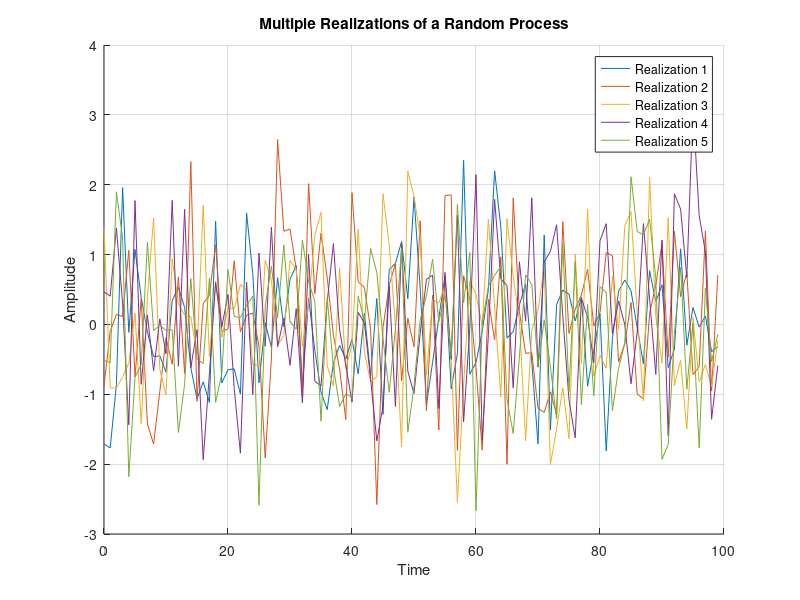
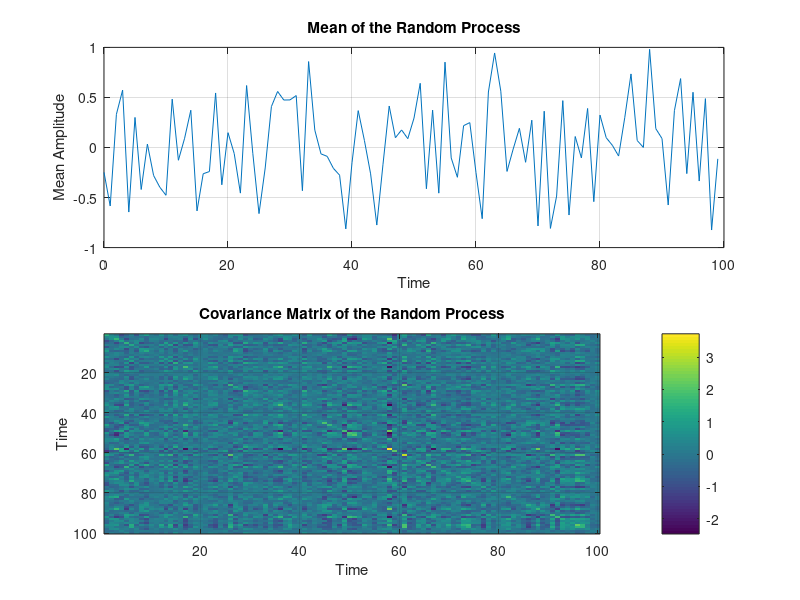
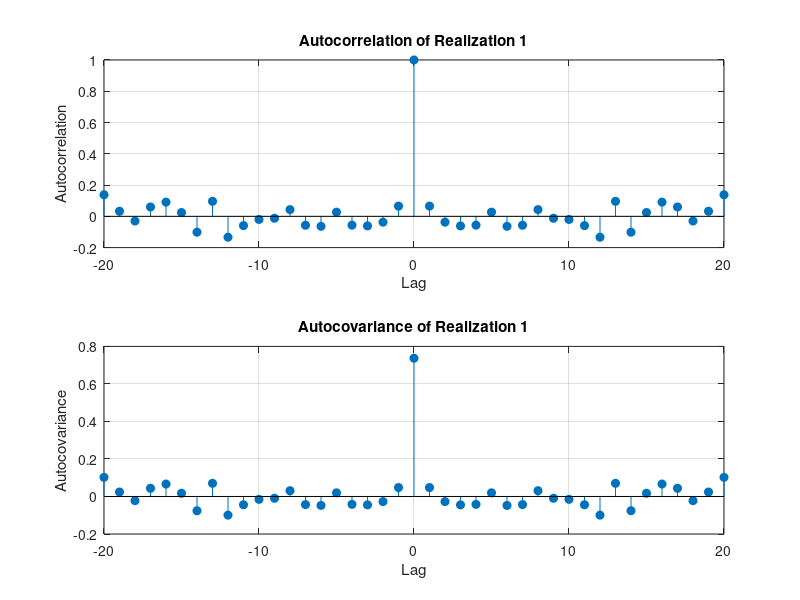
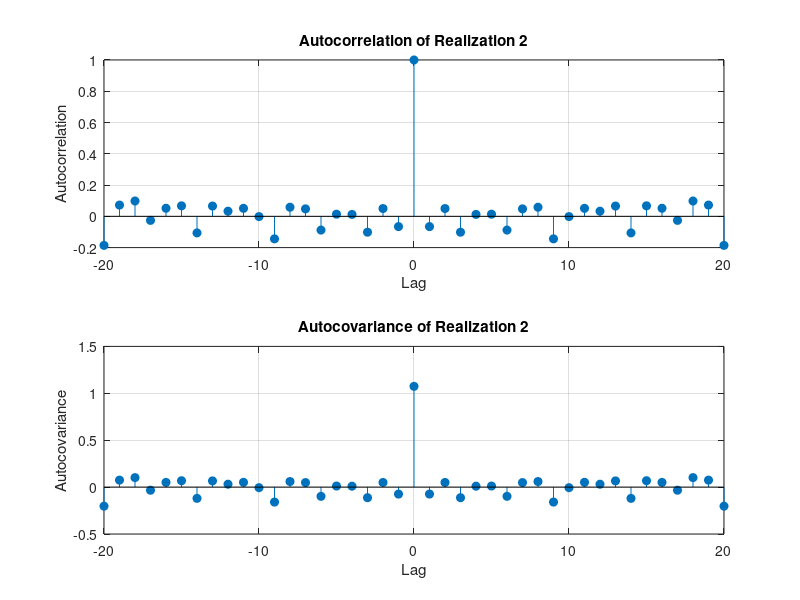

MATLAB code to generate these figures, in order:
clc; clear; close all;

% Parameters
n_realizations = 5;  % Number of realizations
n_samples = 100;     % Number of time samples
t = 0:n_samples-1;   % Time vector

% Generate random process (e.g., Gaussian noise)
X = randn(n_realizations, n_samples);

% Plot multiple realizations
figure;
hold on;
for i = 1:n_realizations
    plot(t, X(i, :), 'DisplayName', ['Realization ' num2str(i)]);
end
xlabel('Time');
ylabel('Amplitude');
title('Multiple Realizations of a Random Process');
legend show;
grid on;

% Compute and plot mean and covariance
mean_X = mean(X, 1);
cov_X = cov(X);

figure;
subplot(2, 1, 1);
plot(t, mean_X);
xlabel('Time');
ylabel('Mean Amplitude');
title('Mean of the Random Process');
grid on;

subplot(2, 1, 2);
imagesc(cov_X);
colorbar;
xlabel('Time');
ylabel('Time');
title('Covariance Matrix of the Random Process');
grid on;


n_realizations_plot = 2; 

maxLag = 20;

for i = 1:n_realizations_plot
    
    [acf, lags] = xcorr(X(i, :), maxLag, 'biased'); % acf -> autocorrelation function, lags -> lags
    
    mean_adjusted = X(i, :) - mean(X(i, :));
    [acovf, lags_cov] = xcorr(mean_adjusted, maxLag, 'biased');
    
    % Normalize autocorrelation
    acf = acf / acf(maxLag + 1); 
    
    % Plot autocorrelation
    figure;
    subplot(2, 1, 1);
    stem(lags, acf, 'filled');
    xlabel('Lag');
    ylabel('Autocorrelation');
    title(['Autocorrelation of Realization ' num2str(i)]);
    grid on;
    
    % Plot autocovariance
    subplot(2, 1, 2);
    stem(lags_cov, acovf, 'filled');
    xlabel('Lag');
    ylabel('Autocovariance');
    title(['Autocovariance of Realization ' num2str(i)]);
    grid on;
end
